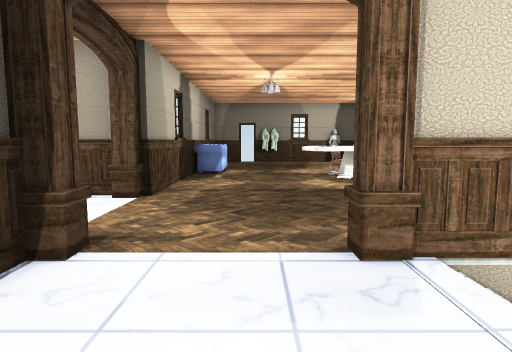
[1] (above)

24 first-person views from a walk through a 3-D level made in the Unity game engine. The camera is 1.2 m above the floor, tilts 6° down and sees 75° across. The floor is counted in squares, 1 m on a side. Each view is taken from the middle of a square. On the plan, view 1 faces up. The plan holds only what a view shows up to about 14 squares ahead; the rest is blank. The player is left out. Door leaves are left out, so doorways stand open. Some surface patterns are stand-ins.

[2]
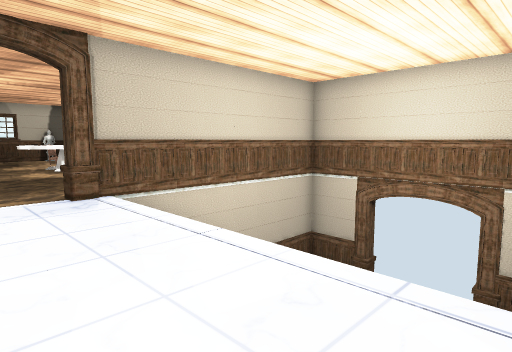

[3]
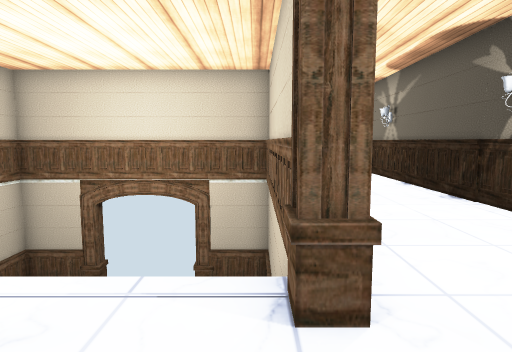

[4]
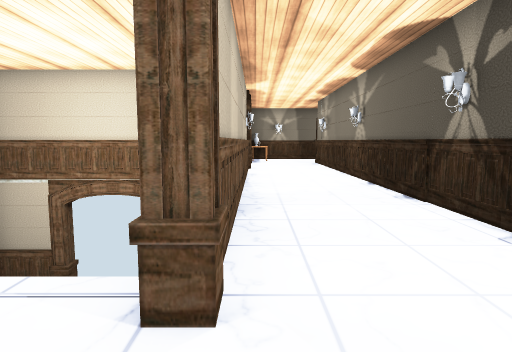

[5]
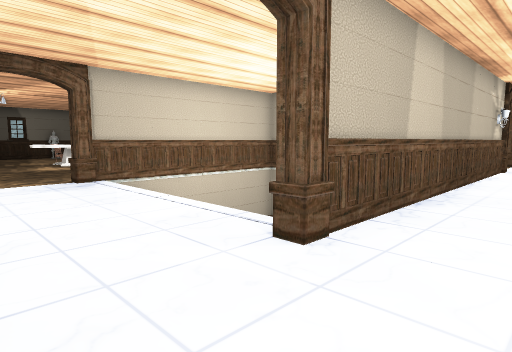

[6]
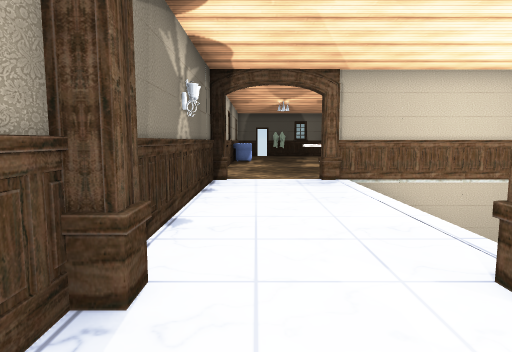

[7]
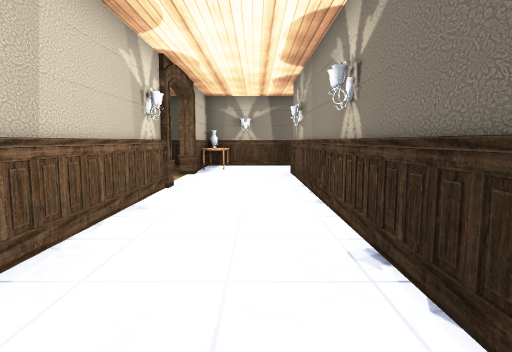

[8]
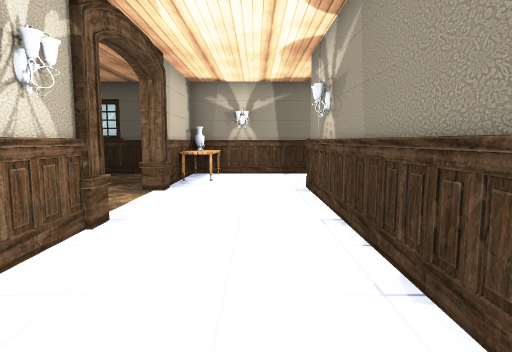

[9]
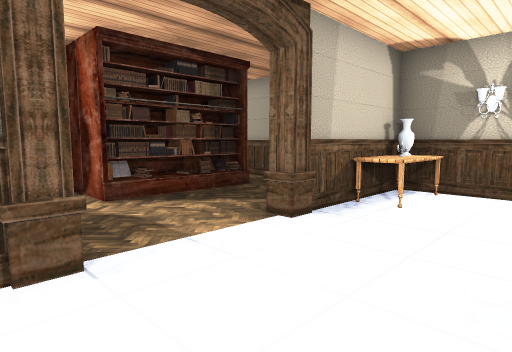

[10]
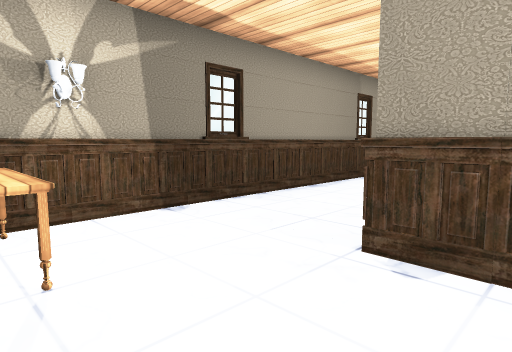

[11]
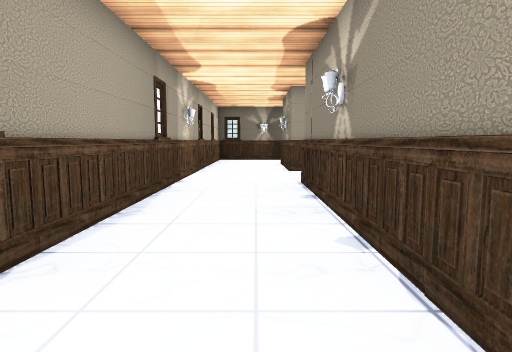

[12]
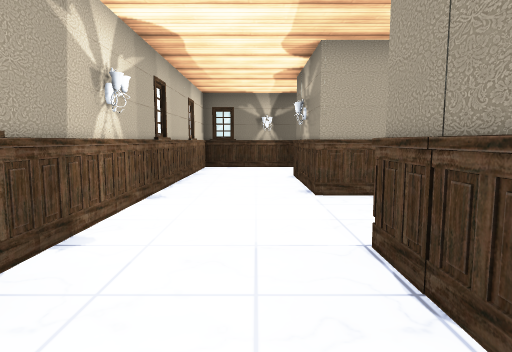

[13]
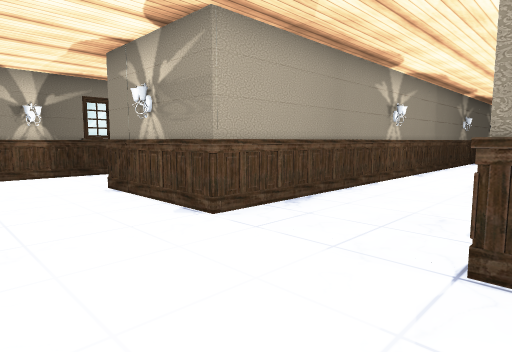

[14]
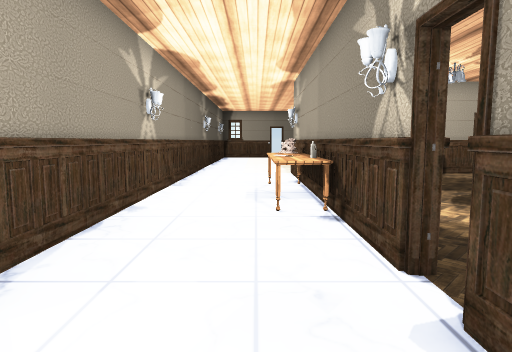

[15]
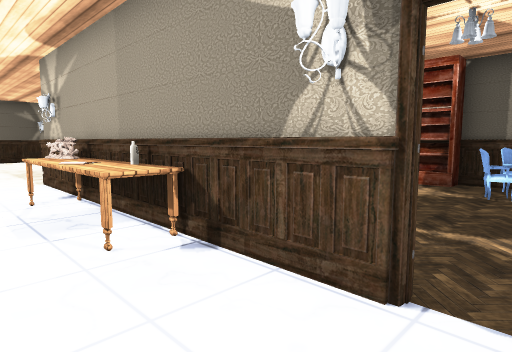

[16]
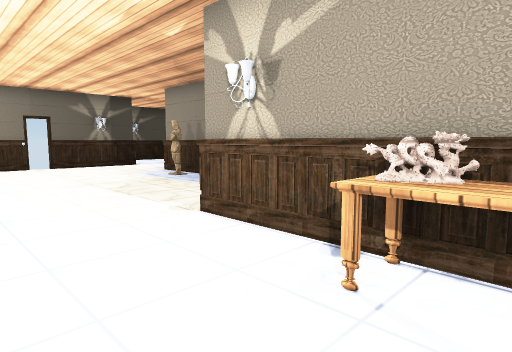

[17]
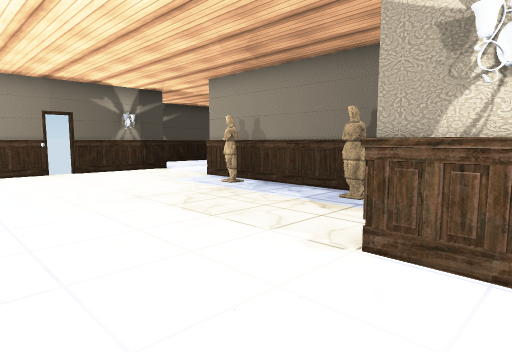

[18]
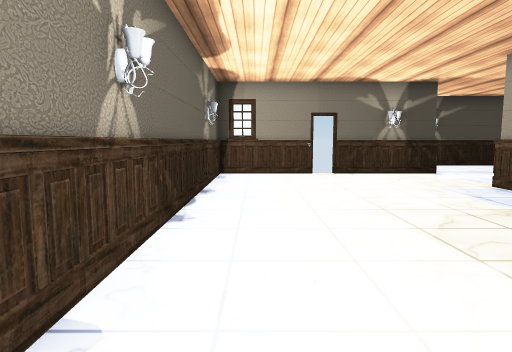

[19]
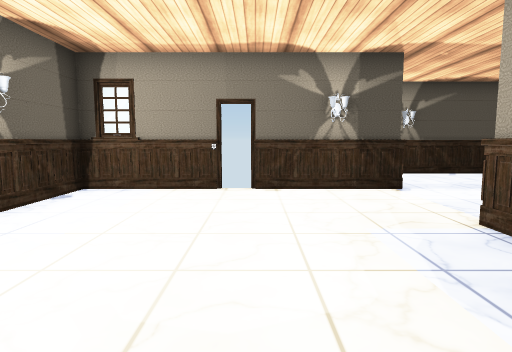

[20]
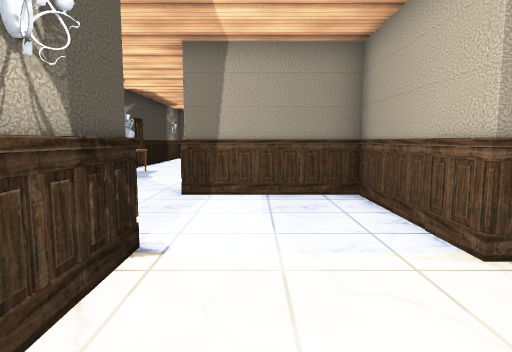

[21]
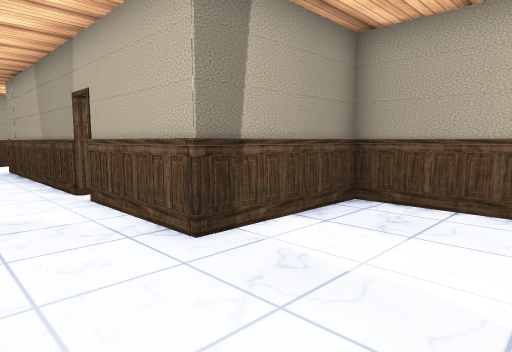

[22]
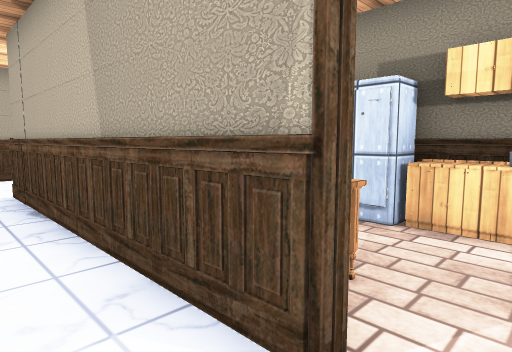

[23]
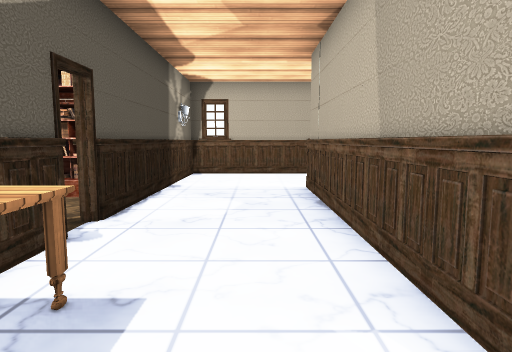

[24]
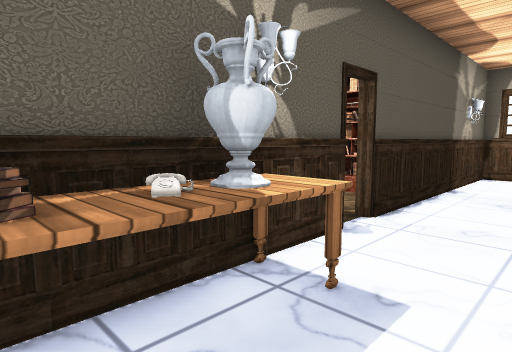

### Floor plan
Key: @ floor where view 1 was taken; # wall or solid block; . main floor; - floor 3.5 m lower than the main floor; / step, stairs or slope; D open door; S sofa; A vase; B bookshelf; T statue; L bottle; R armchair; F fridge; C counter; P phone; O other object.
Columns run from 13 left of view 1 to 22 right of it. Each row starts with its distance up from view 1.
 15            S
 14            #.....
 13            #....O
 12            S...OO
 11           #....O
 10           #....#
  9           #.....
  8   #########.....
  7   #.....  #.....
  6   #O....  ......
  5   #....   .....
  4   #....#   #..##########
  3 BBB....#   #..///////--#
  2  B #...#   #.../      -
  1    #...#   #.../      D      BBBB  #
  0   DD...#   #.@./      D      BBBB .#
 -1    D...#   #.../      D     .BBBB..#
 -2    O...O  F#.../      D     .......#
 -3    A...O .C..../      -    ........#
 -4    P..DOO.C#..######### ####..##   #
 -5   OO..DD..C#..............O#....OOA#
 -6    O...#    ......................O#
 -7    #...#   ........................#
 -8   ##...#        #########..#OO.....#
 -9   ##.......O           BBBB#RO#....#
-10   #O.......O      DD      ..R O....#
-11   #........O      ##..    .R  O....#
-12     . .....#        ...    ..  O...#
-13       ##...#######    ...  ..  O...#
-14       #O.....T...T     ..  ..  #...#
-15       #............       .... #...#
-16       DD........... # ##  ##DD##...#
-17       DD............O.TOLO..OD.....#
-18       #...........................O#
-19       #............................#
-20       #...O#######......O..........#
-21       ####        O############....#
-22                               #O...#
-23                               #....#
-24                               #....#
-25                                ....#
-26                               .....#
-27                               .....#
-28                               ..O
-29                              ####

Positions as (right, up) in squares from view 1, and headings:
1: (0, 0), facing up
2: (-1, -4), facing up-right
3: (-1, -4), facing right
4: (-1, -5), facing right
5: (-2, -7), facing up-right
6: (-1, -7), facing up
7: (5, -7), facing right
8: (9, -7), facing right
9: (13, -8), facing up-right
10: (16, -5), facing down-right
11: (19, -7), facing down
12: (19, -13), facing down
13: (21, -16), facing down-left
14: (18, -18), facing left
15: (16, -19), facing up-left
16: (10, -20), facing up-left
17: (7, -20), facing up-left
18: (6, -19), facing left
19: (2, -16), facing left
20: (-5, -16), facing up
21: (-9, -12), facing up-right
22: (-8, -5), facing up-right
23: (-8, -5), facing up
24: (-8, -5), facing up-left
